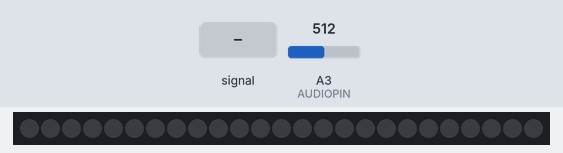
Bench run of a sketch on a simulated Arduino Uno, built with avr-gcc and run on an emulated ATmega328P. Parts: 25 RGB LEDs in strip order, left to right. Inputs (shaded band) come from the test bench; at power-on: A3 (AUDIOPIN) = 512. Dim RGB values are drawn brighter than linear.

Above: at 1.2 s.
1.3 s: A3 (AUDIOPIN) fed a 200 Hz sine of ±81 counts around its level
At 3.4 s:
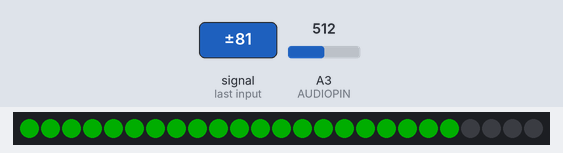
3.5 s: A3 (AUDIOPIN) fed a 1000 Hz sine of ±255 counts around its level
At 4.9 s:
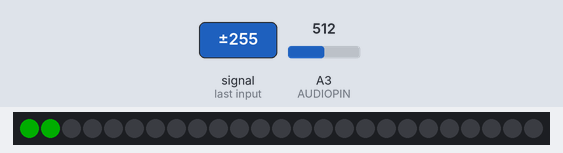
5.5 s: A3 (AUDIOPIN) set to 716
At 6.6 s:
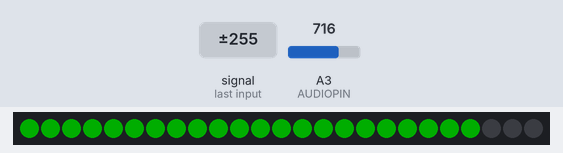
7.2 s: A3 (AUDIOPIN) set to 900
At 8.5 s:
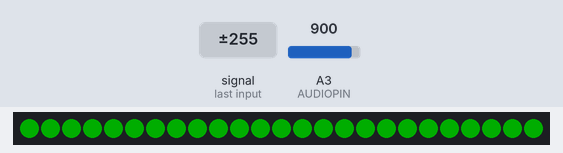
9.0 s: A3 (AUDIOPIN) set to 1023
At 10.3 s:
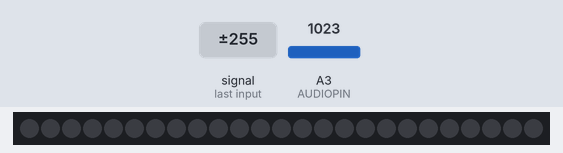
Timing chart, 0 to 11.7 s (numbered marks = the images above; inputs shaded):
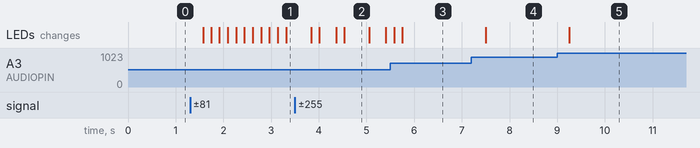

Measured:
- after the input at 1.3 s, the LEDs: change after 0.27 s (image 1)
- after the input at 7.2 s, the LEDs: change after 0.30 s (image 4)
- after the input at 9.0 s, the LEDs: change after 0.25 s (image 5)

The sketch:

BeatSync.ino
```cpp
#include <fix_fft.h>
#include <SPI.h>
#include <Adafruit_WS2801.h>

// variables for the Adafruit Pixels
uint8_t mDataPin  = 2;    // Yellow wire on Adafruit Pixels
uint8_t mClockPin = 3;    // Green wire on Adafruit Pixels
int mNumberOfLEDs = 25;
Adafruit_WS2801 mStrip = Adafruit_WS2801(mNumberOfLEDs, mDataPin, mClockPin);
int mRed = 0;
int mGreen = 50;
int mBlue = 0;

// variables for the Fast Fourier Transform (FFT)
char im[128], data[128];

// manipulation variables to translate FFT for display
// 14 channels of audio
char data_avgs[14];
// Display channel to display, 0 == Bass
int mCh0 = 0, mCh1 = 1, mCh2 = 2, mCh3 = 3, mCh4 = 4, mCh5 = 5, mCh6 = 6, mCh7 = 7;
int mCh8 = 8, mCh9 = 9, mCh10 = 10, mCh11 = 11, mCh12 = 12, mCh13 = 13, mCh14 = 14;
int i,val;

#define AUDIOPIN 3

void setup() {
  // initialize the LED strip
  mStrip.begin();
  mStrip.show();
  // serial output for debugging
  // Serial.begin(9600);
}

void loop() {
  // read in data from the AUDIOPIN
  for (i = 0; i < 128; i++){
    val = analogRead(AUDIOPIN);
    data[i] = val;
    im[i] = 0;
  }
  // run the FFT
  fix_fft(data,im,7,0);

  for (i = 0; i < 64; i++) {
    // this gets the absolute value of the values in the array, so we're only dealing with positive numbers
    data[i] = sqrt(data[i] * data[i] + im[i] * im[i]);
  }

  // average bars together
  for (i = 0; i < 14; i++) {
    // average together
    data_avgs[i] = data[i*4] + data[i*4 + 1] + data[i*4 + 2] + data[i*4 + 3];
    // remap values for display range: input 0-30 & output 0-5 ... originally 0-9
    data_avgs[i] = map(data_avgs[i], 0, 30, 0, 13);
  }
  // read the bass and SHOW IT!
  int value = data_avgs[mCh0] - 1;
  // Serial.println(value);
  display(value);
}

void display(int input) {
  // clear the pixels
  for (int i = 0; i < mNumberOfLEDs; i++) {
    mStrip.setPixelColor(i, Color(0,0,0));
  }
  // set the iris
  mStrip.setPixelColor(input, Color(mRed, mGreen, mBlue));

  for (int i = 0; i < input; i++) {
    mStrip.setPixelColor(i, Color(mRed, mGreen, mBlue));
  }

  mStrip.show();
}

/* Helper functions */

// Create a 24 bit color value from R,G,B
uint32_t Color(byte r, byte g, byte b)
{
  uint32_t c;
  c = r;
  c <<= 8;
  c |= g;
  c <<= 8;
  c |= b;
  return c;
}
```
